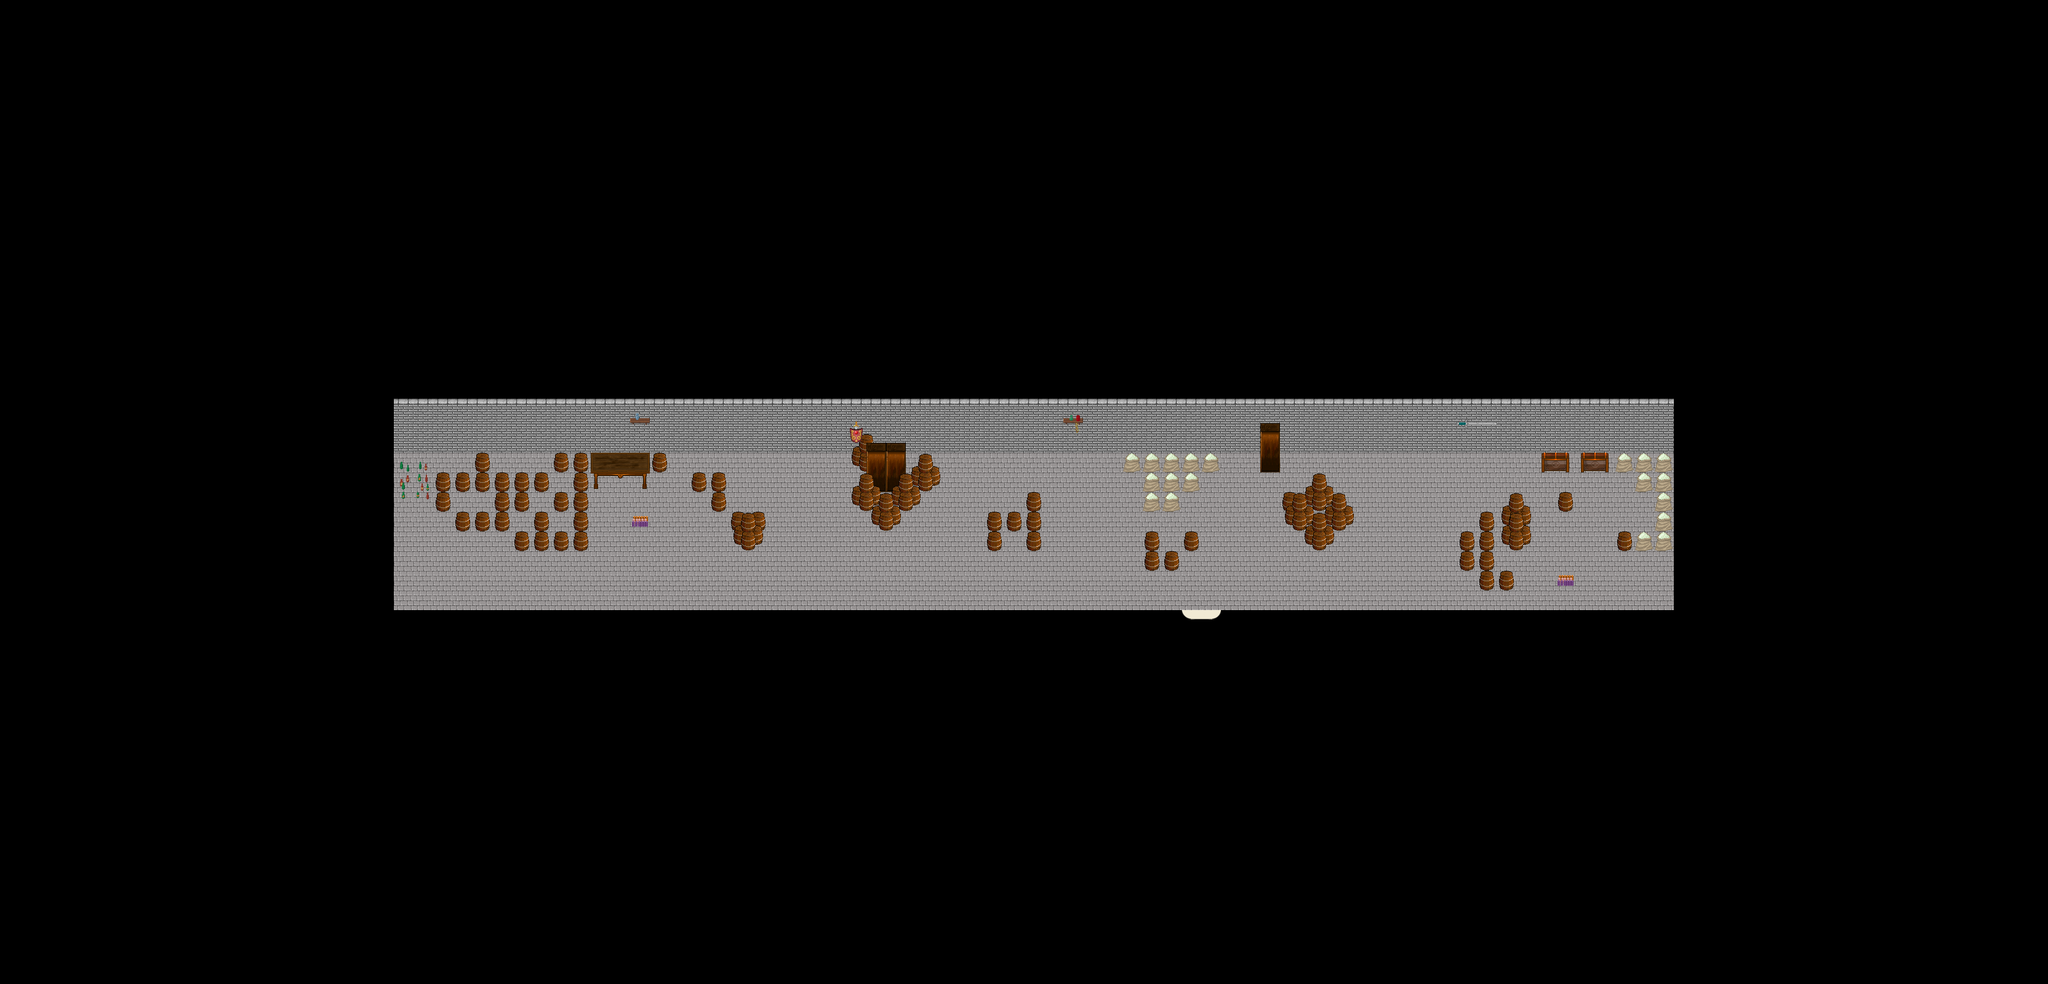

Tiled map render using the project's own tile images. Description and the map definition, with tile-layer contents summarised, below:
An orthogonal 104x50 tile map with 32x32 px tiles, 3 tile layers (Ground, Fringe, Over), 1 hidden layer not drawn, 6 tilesets and 4 objects (2x SPAWN, SCRIPT, WARP).

<map version="1.0" orientation="orthogonal" width="104" height="50" tilewidth="32" tileheight="32">
 <properties>
  <property name="music" value="inside.ogg" />
 </properties>
 <tileset firstgid="1" name="collision1_32_32" tilewidth="32" tileheight="32">
  <image source="../graphics/tiles/collision1_32_32.png" width="1024" height="1024" />
 </tileset>
 <tileset firstgid="1025" name="indoor3_32_32" tilewidth="32" tileheight="32">
  <image source="../graphics/tiles/indoor3_32_32.png" width="1024" height="1024" />
 </tileset>
 <tileset firstgid="2049" name="indoor2_32_32" tilewidth="32" tileheight="32">
  <image source="../graphics/tiles/indoor2_32_32.png" width="1024" height="1024" />
 </tileset>
 <tileset firstgid="3073" name="indoor2_32_64" tilewidth="32" tileheight="64">
  <image source="../graphics/tiles/indoor2_32_64.png" width="1024" height="1024" />
 </tileset>
 <tileset firstgid="3585" name="indoor2_32_96" tilewidth="32" tileheight="96">
  <image source="../graphics/tiles/indoor2_32_96.png" width="1024" height="960" />
 </tileset>
 <tileset firstgid="3905" name="castle1_32_32" tilewidth="32" tileheight="32">
  <image source="../graphics/tiles/castle1_32_32.png" width="1024" height="1024" />
 </tileset>
 <layer name="Ground" width="104" height="50">
  <data>[5200 cells, 5200 non-empty, 5 distinct tile ids]</data>
 </layer>
 <layer name="Fringe" width="104" height="50">
  <data>[5200 cells, 181 non-empty, 23 distinct tile ids]</data>
 </layer>
 <layer name="Over" width="104" height="50">
  <data>[5200 cells, 6 non-empty, 6 distinct tile ids]</data>
 </layer>
 <layer name="Collision" width="104" height="50" visible="0">
  <data>[5200 cells, 4781 non-empty, 1 distinct tile ids]</data>
 </layer>
 <objectgroup name="Object" width="104" height="50">
  <object name="External Map Events" type="SCRIPT" x="0" y="-2880">
   <properties>
    <property name="FILENAME" value="scripts/maps/iw-selphi-timlet-flat04-o00-o00-n01.lua" />
   </properties>
  </object>
  <object name="Warp to flat4-o0 XCF" type="WARP" x="1920" y="992" width="64" height="32">
   <properties>
    <property name="DEST_MAP" value="iw-selphi-timlet-flat04-o00-o00-o00" />
    <property name="DEST_X" value="1888" />
    <property name="DEST_Y" value="832" />
   </properties>
  </object>
  <object name="Kellerskorpion" type="SPAWN" x="896" y="736" width="1824" height="256">
   <properties>
    <property name="MAX_BEINGS" value="10" />
    <property name="MONSTER_ID" value="10" />
    <property name="SPAWN_RATE" value="15" />
   </properties>
  </object>
  <object name="Red Scorpion" type="SPAWN" x="642" y="819" width="256" height="160">
   <properties>
    <property name="MAX_BEINGS" value="1" />
    <property name="MONSTER_ID" value="6" />
    <property name="SPAWN_RATE" value="10" />
   </properties>
  </object>
 </objectgroup>
</map>
